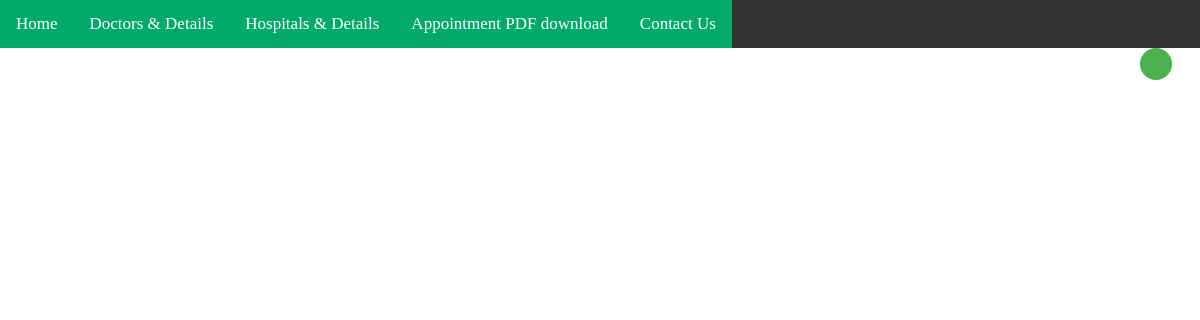
The page /articles/hospital_list/ on the database as committed earlier.
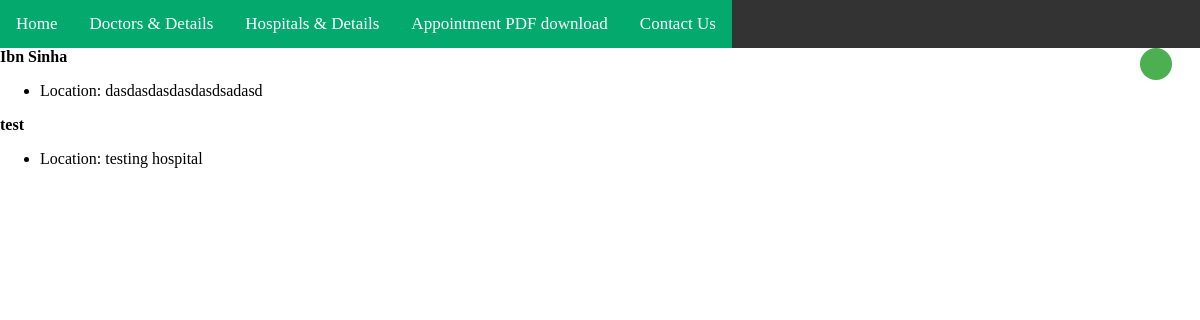
The same page on the database as committed later.
### articles/models.py (models this page shows)
class Hospital(models.Model):
    title = models.CharField(max_length=100)
    slug = models.SlugField()
    body = models.TextField()
    def __str__(self):
        return self.title

### articles/views.py (the view)
def hospital_list(request):
    hospitals = Hospital.objects.all()
    return render(request, 'articles/hospital_list.html', {'hospitals': hospitals})

### articles/templates/articles/hospital_list.html
{% extends 'base_layout.html'%}
{% block content %}
{% for hospital in hospitals %}
<strong>{{ hospital }}</strong>
    <ul>
    <li>Location: {{ hospital.body }}</li>
    </ul>
{% endfor %}
{% endblock %}

Rows that differ between the two databases and show on the page:
added Hospital: title "Ibn Sinha", body "dasdasdasdasdasdsadasd"
added Hospital: title "test", body "testing hospital"
